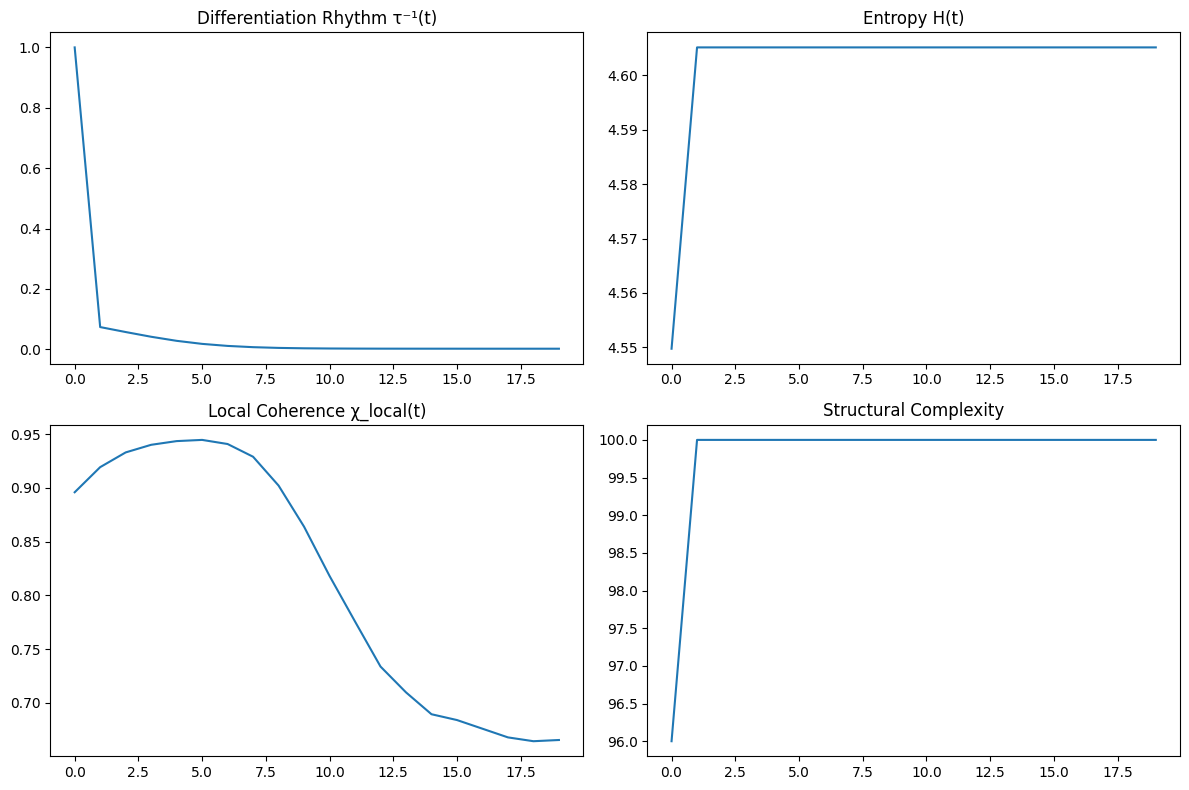

Recreate this plot in Python.
import numpy as np
import matplotlib.pyplot as plt
from scipy.stats import entropy as shannon_entropy
from sklearn.preprocessing import normalize

# Parameters
np.random.seed(42)
n = 100          # number of nodes
T = 20           # recursion steps
gamma = 0.6      # memory weight
noise_level = 0.01

# Random binary initialization
X = (np.random.rand(n, 10) > 0.5).astype(float)

# Initial structural similarity matrix
def compute_D0(X):
    return (X @ X.T) / X.shape[1]

# Recursive update using structural composition and soft memory
def recursive_structural(D_prev):
    D_new = (D_prev @ D_prev.T) / D_prev.shape[1]
    D_new += noise_level * np.random.randn(*D_new.shape)
    D_new = np.clip(D_new, 0, 1)
    return gamma * D_prev + (1 - gamma) * D_new

# Tracking metrics
tau_inv = []
entropies = []
coherences = []
unique_rows = []

D = compute_D0(X)

for t in range(T):
    if t > 0:
        delta = np.abs(D - D_prev)
        tau_inv.append(np.sum(delta) / (n * n))
    else:
        tau_inv.append(1.0)

    # Entropy: frequency of rounded row patterns
    rounded = np.round(D, 2)
    row_strings = ["".join(map(str, row)) for row in rounded]
    _, counts = np.unique(row_strings, return_counts=True)
    entropies.append(shannon_entropy(counts))

    # Coherence: cosine-like similarity between rows
    norms = np.linalg.norm(D, axis=1, keepdims=True) + 1e-6
    D_norm = D / norms
    coherence = (D_norm @ D_norm.T).mean()
    coherences.append(coherence)

    # Structural complexity: number of unique rows
    unique_rows.append(len(set(row_strings)))

    D_prev = D.copy()
    D = recursive_structural(D)

# Plotting
fig, axs = plt.subplots(2, 2, figsize=(12, 8))
axs[0, 0].plot(tau_inv)
axs[0, 0].set_title("Differentiation Rhythm τ⁻¹(t)")
axs[0, 1].plot(entropies)
axs[0, 1].set_title("Entropy H(t)")
axs[1, 0].plot(coherences)
axs[1, 0].set_title("Local Coherence χ_local(t)")
axs[1, 1].plot(unique_rows)
axs[1, 1].set_title("Structural Complexity")

plt.tight_layout()
plt.show()
